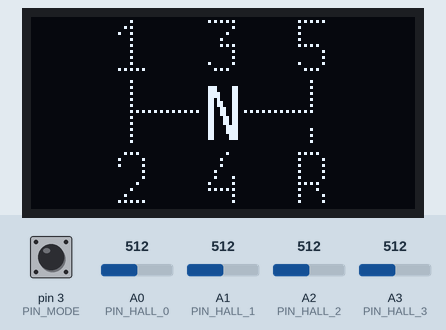
Simulated run of this sketch. Board: Arduino Uno, built with avr-gcc and run on an emulated ATmega328P. Parts: 128×64 one-colour display. Inputs (shaded band) come from the test bench; at power-on: A0 (PIN_HALL_0) = 512, A3 (PIN_HALL_3) = 512, pin 3 (PIN_MODE) HIGH, A1 (PIN_HALL_1) = 512, A2 (PIN_HALL_2) = 512.

Above: at 1.2 s.
1.3 s: A0 (PIN_HALL_0) set to 656
2.8 s: A0 (PIN_HALL_0) set to 687
At 3.4 s:
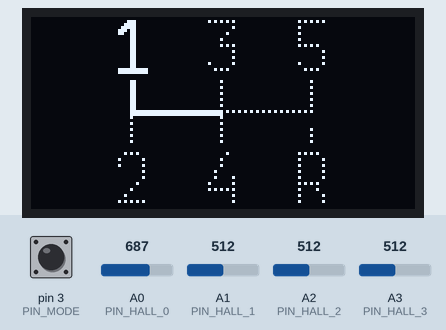
4.3 s: A3 (PIN_HALL_3) set to 655
5.8 s: A3 (PIN_HALL_3) set to 677
At 7.0 s:
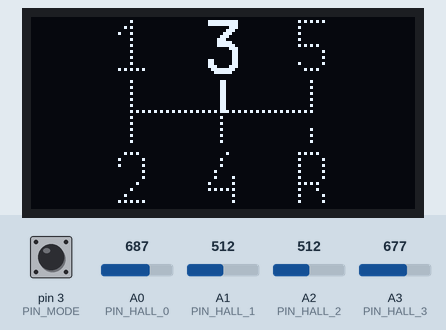
7.3 s: pin 3 (PIN_MODE) pulled LOW for 0.15 s
At 7.42 s:
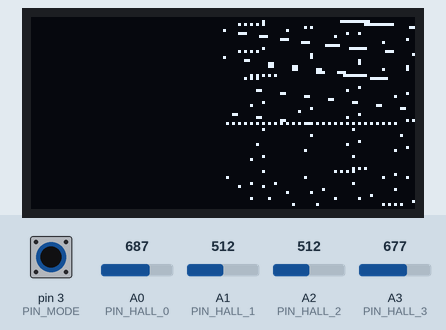
Timing chart, 0 to 10.0 s (numbered marks = the images above; inputs shaded):
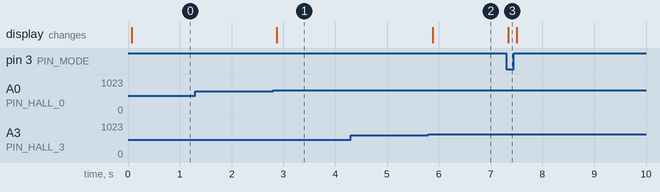

The sketch:

main.ino
```cpp
/**
 * Gear Mapping and Display using Arduino UNO R3
 * ---------------------------------------------
 * Reads four analog Hall sensors (A0–A3) to determine gearbox position:
 *   R, N, 1, 2, 3, 4, 5
 * Displays corresponding bitmaps on a 128x64 SSD1306 OLED via U8g2.
 *
 * MODE pin (D3): 0 = debug layout (small icon at right), 1 = fullscreen icon.
 *
 * Notes:
 * - Thresholding uses "percent deviation from 512" for noise robustness.
 * - Bitmap index mapping uses (current_gear + 1):
 *     current_gear = -1 -> index 0 (R)
 *     current_gear =  0 -> index 1 (N)
 *     current_gear =  1..5 -> index 2..6
 *
 * Hardware (UNO R3):
 *   Hall0 -> A0, Hall1 -> A1, Hall2 -> A2, Hall3 -> A3
 *   OLED  -> SDA=A4, SCL=A5 (I2C)
 *   MODE  -> D3 (use external pull-up or pull-down to avoid floating)
 */

#include <Arduino.h>
#include <U8g2lib.h>
#include <Wire.h>
#include "gear_bitmaps_fullscreen.h"

// OLED: SSD1306 128x64, I2C, full buffer mode
U8G2_SSD1306_128X64_NONAME_F_HW_I2C u8g2(U8G2_R0, /*reset=*/U8X8_PIN_NONE);

// -------- Pins --------
static const uint8_t PIN_HALL_0 = A0;
static const uint8_t PIN_HALL_1 = A1;
static const uint8_t PIN_HALL_2 = A2;
static const uint8_t PIN_HALL_3 = A3;
static const uint8_t PIN_MODE   = 3;   // LOW=debug, HIGH=fullscreen

// -------- Tuning --------
static const float   ADC_CENTER          = 512.0f; // mid of 10-bit ADC
static const float   PERCENT_DIVISOR     = 5.12f;  // 1024 / 100
static const uint8_t THRESHOLD_PERCENT   = 30;     // trip threshold (adjust for your sensors)

// Current gear state; -1=R, 0=N, 1..5
int current_gear = 0;

void setup() {
  pinMode(PIN_HALL_0, INPUT);
  pinMode(PIN_HALL_1, INPUT);
  pinMode(PIN_HALL_2, INPUT);
  pinMode(PIN_HALL_3, INPUT);
  pinMode(PIN_MODE,   INPUT); // add external pull-up/down to avoid floating

  u8g2.begin();
}

void loop() {
  // ---- Read sensors ----
  int hall0 = analogRead(PIN_HALL_0);
  int hall1 = analogRead(PIN_HALL_1);
  int hall2 = analogRead(PIN_HALL_2);
  int hall3 = analogRead(PIN_HALL_3);

  // Convert to percentage deviation from center (512)
  int p0 = round(abs(hall0 - ADC_CENTER) / PERCENT_DIVISOR);
  int p1 = round(abs(hall1 - ADC_CENTER) / PERCENT_DIVISOR);
  int p2 = round(abs(hall2 - ADC_CENTER) / PERCENT_DIVISOR);
  int p3 = round(abs(hall3 - ADC_CENTER) / PERCENT_DIVISOR);

  // ---- Decide gear from simple rules ----
  if (p0 > THRESHOLD_PERCENT && p3 > THRESHOLD_PERCENT) {
    current_gear = 3; // 3rd gear
  } else if (p1 > THRESHOLD_PERCENT && p2 > THRESHOLD_PERCENT) {
    current_gear = 4; // 4th gear
  } else if (p0 > THRESHOLD_PERCENT) {
    current_gear = 1; // 1st gear
  } else if (p3 > THRESHOLD_PERCENT) {
    current_gear = 5; // 5th gear
  } else if (p1 > THRESHOLD_PERCENT) {
    current_gear = 2; // 2nd gear
  } else if (p2 > THRESHOLD_PERCENT) {
    current_gear = -1; // reverse
  } else {
    current_gear = 0; // neutral
  }

  // ---- Display ----
  int mode = digitalRead(PIN_MODE); // 0=debug, 1=fullscreen
  u8g2.clearBuffer();

  // Map gear to bitmap index
  uint8_t bmpIndex = (uint8_t)(current_gear + 1);
  // Safety clamp
  if (bmpIndex > 6) bmpIndex = 1; // default to Neutral on unexpected value

  if (mode == LOW) {
    // Debug layout: draw icon at right side (64..127)
    u8g2.drawXBMP(64, 0, 64, 64, bitmaps_gears_fullscreen[bmpIndex]);
  } else {
    // Fullscreen icon centered
    u8g2.drawXBMP(28, 0, 72, 64, bitmaps_gears_fullscreen[bmpIndex]);
  }

  u8g2.sendBuffer();

  // (Optional) small delay to reduce flicker; uncomment if needed
  // delay(20);
}
```

Source omitted: s_fullscreen.h (data table, 25900 bytes)

Measured:
- the behaviour switches between 668 and 669 on A0 (PIN_HALL_0) (found by bisection; images 0 and 1)
- the behaviour switches between 668 and 669 on A3 (PIN_HALL_3) (found by bisection; images 1 and 2)
- after the input at 1.3 s, every drawn part: stays the same
- after the input at 2.8 s, the display: changes after 0.07 s (image 1)
- after the input at 4.3 s, every drawn part: stays the same
- after the input at 5.8 s, the display: changes after 0.08 s (image 2)
- after the input at 7.3 s, the display: changes at once (image 3)
